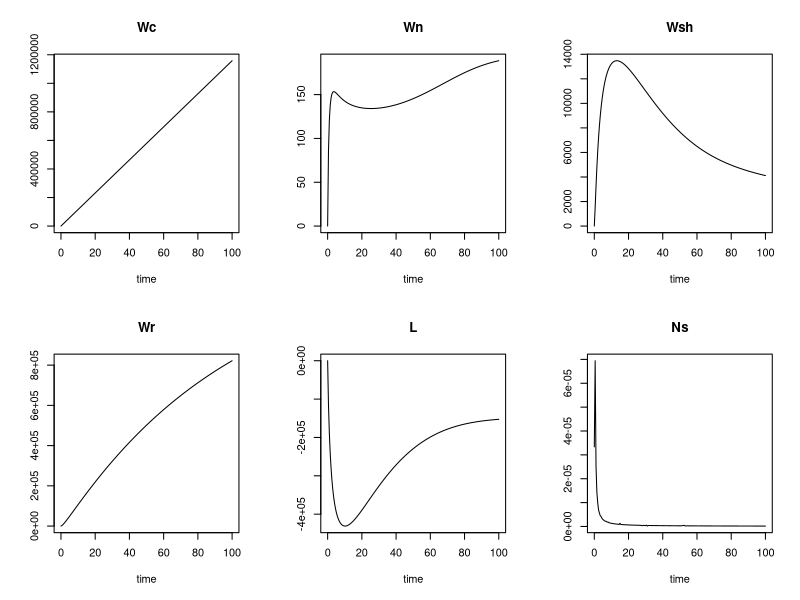

Here is the R script that generated this plot:
library(deSolve)

# fertilzer model
# Thornley and Johnson, 1990 page 467
# something funky going on with LAI need to debug

parameters <- c(Mc = 30, Mn = 62, J = 5*10^6, h = 43,000, Pc = 1, sigN = 3000,
    Kc = 0.05, Kn = 0.005, dr = 0.2, rhos = 1500, mu = 150, fc = 0.45,fn = 0.03,
	f1 = 0.7, Num = 25, Ep = 2.5, Y = 0.75, alphan = 0.5, gammash = 0.04,
	gammar = 0.01, Bn = 3*10^6)
state <- c(Wc = 0.015, Wn = 0.004, Wsh = 0.2, Wr = 0.2, L = 0.8, Ns = 33.33*10^-6)


times <- seq(0, 100, by = 0.5)
growth3 <- function(t, state, parameters){
	with(as.list(c(state, parameters)),{
		Wg <- Wsh + Wr
		C  <- Wc/Wg
		N  <- Wn/Wg
		Ws <- (Mc/12)*Wc + (Mn/14)*Wn
		fsh <- Wsh/Wg
		fr  <- Wr/Wg
		Wsht <- Wsh + fsh*Ws
		Wrt  <- Wr + fr*Ws
		Io <- J/h
		P  <- 43200*(12/44)*Pc
		Un   <- (sigN*Wr*Ns)/(1 + (Kc/C)*(1 + N/Kn))
		lamsh <- (fr*N/(N + fn)) /( (fsh*C)/(C + fc) + (fr*N)/(N + fn) )
		lamr <- (fsh*C/(C + fc)) /( (fsh*C)/(C + fc) + (fr*N)/(N + fn) )
		Gsh <- mu*C*N*lamsh*Wsh
		Gr <- mu*C*N*lamr*Wr
		Nu <- Num*(1 - Ep*C)

		# differential equations
		dWc <- P - fc/(Y*(Gsh + Gr))- alphan*Un
		dWn <- Un - fn*(Gsh + Gr)
		dWsh <- Gsh - gammash*Wsh
		dWr  <- Gr - gammar*Wr
		dL   <- Nu*f1*Gsh - gammash*L # something wrong with the LAI
		dNs  <- Bn - (Un/dr*rhos)

		#return rate of change

		list(c(dWc, dWn, dWsh, dWr, dL, dNs))
	})
}
out <- ode(y = state, times = times, func = growth3, parms = parameters)

head(out)
plot(out)
